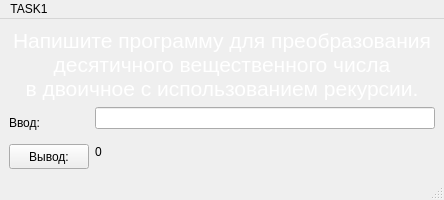
<?xml version="1.0" encoding="UTF-8"?>
<ui version="4.0">
 <class>MainWindow</class>
 <widget class="QMainWindow" name="MainWindow">
  <property name="geometry">
   <rect>
    <x>0</x>
    <y>0</y>
    <width>444</width>
    <height>200</height>
   </rect>
  </property>
  <property name="maximumSize">
   <size>
    <width>16777215</width>
    <height>200</height>
   </size>
  </property>
  <property name="windowTitle">
   <string>MainWindow</string>
  </property>
  <widget class="QWidget" name="centralwidget">
   <layout class="QGridLayout" name="gridLayout_3">
    <item row="0" column="0">
     <layout class="QGridLayout" name="gridLayout_2">
      <item row="0" column="0">
       <widget class="QLabel" name="label">
        <property name="text">
         <string>&lt;html&gt;&lt;head/&gt;&lt;body&gt;&lt;p align=&quot;center&quot;&gt;&lt;span style=&quot; font-size:16pt; color:#ffffff;&quot;&gt;Напишите программу для преобразования&lt;br/&gt;десятичного вещественного числа&lt;br/&gt;в двоичное с использованием рекурсии.&lt;/span&gt;&lt;/p&gt;&lt;/body&gt;&lt;/html&gt;</string>
        </property>
       </widget>
      </item>
      <item row="1" column="0">
       <layout class="QGridLayout" name="gridLayout">
        <item row="0" column="0">
         <layout class="QVBoxLayout" name="verticalLayout">
          <item>
           <widget class="QLabel" name="label_2">
            <property name="text">
             <string>Ввод:</string>
            </property>
           </widget>
          </item>
          <item>
           <widget class="QPushButton" name="pushButton">
            <property name="maximumSize">
             <size>
              <width>80</width>
              <height>25</height>
             </size>
            </property>
            <property name="text">
             <string>Вывод:</string>
            </property>
           </widget>
          </item>
         </layout>
        </item>
        <item row="0" column="1">
         <layout class="QVBoxLayout" name="verticalLayout_2">
          <item>
           <widget class="QLineEdit" name="input"/>
          </item>
          <item>
           <widget class="QLabel" name="output">
            <property name="text">
             <string>0</string>
            </property>
           </widget>
          </item>
         </layout>
        </item>
       </layout>
      </item>
     </layout>
    </item>
   </layout>
  </widget>
  <widget class="QMenuBar" name="menubar">
   <property name="geometry">
    <rect>
     <x>0</x>
     <y>0</y>
     <width>444</width>
     <height>22</height>
    </rect>
   </property>
   <widget class="QMenu" name="menu">
    <property name="title">
     <string>TASK1</string>
    </property>
   </widget>
   <addaction name="menu"/>
  </widget>
  <widget class="QStatusBar" name="statusbar"/>
 </widget>
 <resources/>
 <connections/>
</ui>
